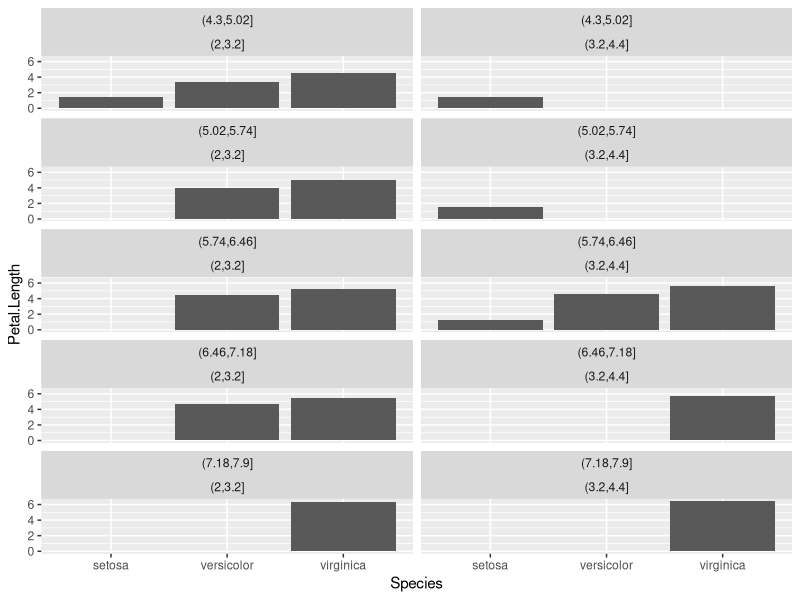

The R script that drew this image:
## ---- chunk 1
library(dplyr)
library(ggplot2)
iris %>%
  mutate_at("Sepal.Length",cut, 5) %>%
  mutate_at("Sepal.Width",cut,2) %>%
  group_by_at(c(1,2,5)) %>%
  summarize_at("Petal.Length",mean) %>%
  ggplot(aes(Species, Petal.Length)) +
  geom_col() +
  facet_wrap(Sepal.Length ~ Sepal.Width,ncol=2)
